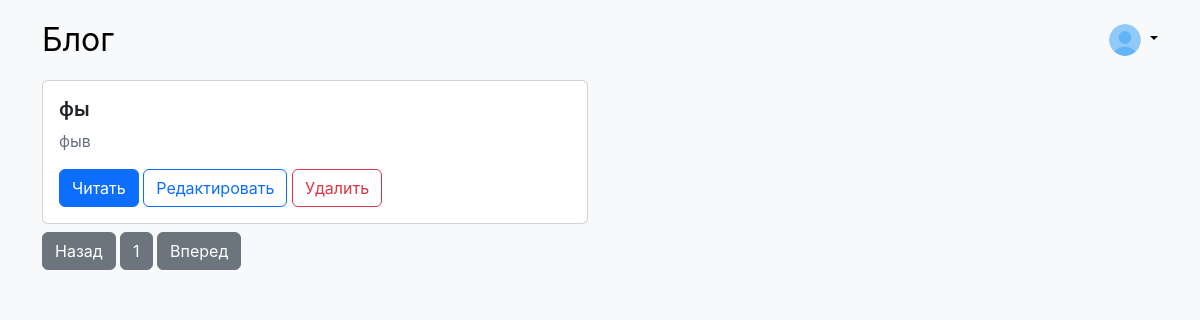
Page / (signed in) on the earlier database version.
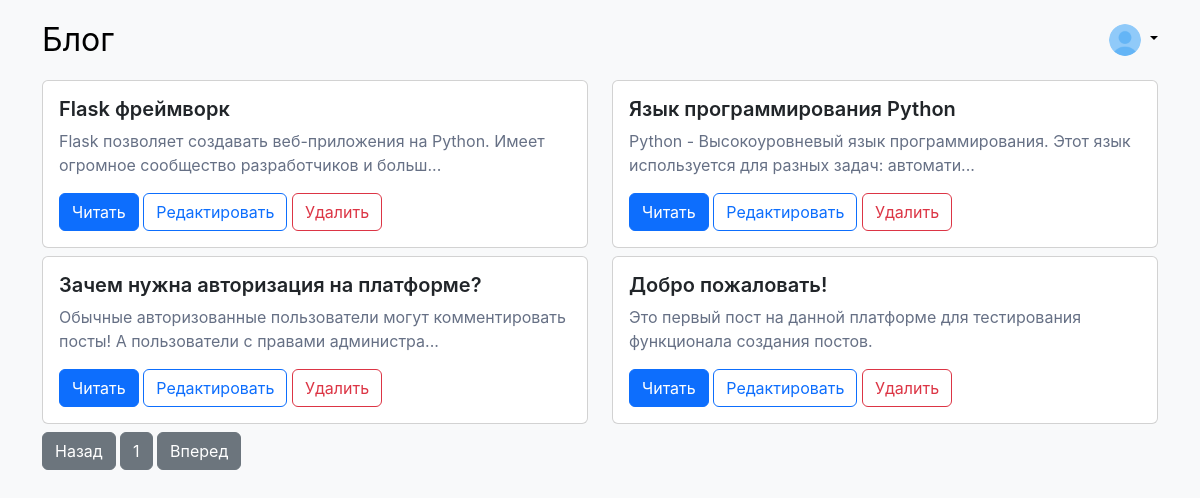
Same page on the later database version.
### tables this page shows
CREATE TABLE posts (
				id INTEGER PRIMARY KEY AUTOINCREMENT,
				title TEXT,
				content TEXT
			);

### routes.py (the view)
		@self.app.route('/')
		def index():
			pageId = 1
			posts = self.dbController.getPostsOnPage(pageId)
			numberOfpages = self.dbController.getNumberOfPages()
			return render_template(
				'index.html',
				posts = posts,
				pageId = pageId,
				numberOfpages = numberOfpages
			)

### db/ConnectionHelper.py (called while the page is built)
	def getConnection(self):
		return self.connection

	def close(self):
		self.connection.commit()
		self.connection.close()

	def __del__(self):
		self.close()

### db/DataBaseController.py (called while the page is built)
	def getPostsOnPage(self, pageId):
		return self.postModel.getPostsOnPage(pageId)

	def getNumberOfPages(self):
		return self.postModel.getNumberOfPages()

### db/PostModel.py (called while the page is built)
	def getPosts(self):
		connectionHelper = ConnectionHelper()
		connection = connectionHelper.getConnection()
		cursor = connection.cursor()
		cursor.execute("SELECT * FROM posts ORDER BY id DESC")
		ret = cursor.fetchall()
		return ret

	def getPostsOnPage(self, pageId):
		posts = self.getPosts()
		postsPerPage = 4
		startIndex = (pageId - 1) * postsPerPage
		endIndex = startIndex + postsPerPage
		return posts[startIndex:endIndex]

	def getNumberOfPages(self):
		posts = self.getPosts()
		return (len(posts) + 4 - 1) // 4

### templates/index.html (shortened to what this page needs)
{% extends 'layout.html' %}
{% block content %}
{% if posts|length > 0 %}
<div class="post-container pb-2">
	<div class="row">
	{% for post in posts %}
	<div class="col-sm-6 pb-2">
		<div class="card">
			<div class="card-body">
				<h5 class="card-title">{{ post[1] }}</h5>
				{% if post[2]|length > 100 %}
				<p class="card-text">{{ post[2][:100] }}...</p>
				{% else %}
				<p class="card-text">{{ post[2][:100] }}</p>
				{% endif %}
				<a href="/post/{{ post[0] }}" class="btn btn-primary">Читать</a>
				{% if session["role"] == "admin" %}
					<a href="./editPost/{{ post[0] }}" class="btn btn-outline-primary">Редактировать</a>
					<button type="button" onclick="setPostInformation('{{ post[1] }}', '{{ post[0] }}')" class="btn btn-outline-danger" data-bs-toggle="modal" data-bs-target="#deletePostModal">
						Удалить
					</button>
				{% endif %}
			</div>
		</div>
	</div>
	{% endfor %}
	</div>
	{% if pageId - 1 > 0 %}
	<a href="{{ url_for('explore', pageId = pageId - 1)}}" class="btn btn-primary">Назад</a>
	{% else %}
	<a class="btn btn-secondary">Назад</a>
	{% endif %}
	<a class="btn btn-secondary">{{ pageId }}</a>
	{% if numberOfpages > pageId %}
	<a href="{{ url_for('explore', pageId = pageId + 1)}}" class="btn btn-primary">Вперед</a>
	{% else %}
	<a class="btn btn-secondary">Вперед</a>
	{% endif %}
</div>
{% else %}
<div class="alert alert-info" role="alert">
Здесь пока ничего нет
</div>
{% endif %}
{% endblock %}

### templates/layout.html (shortened to what this page needs)
<!DOCTYPE html>
<html data-bs-theme="light">
<head>
	<link href="https://cdn.jsdelivr.net/npm/bootstrap@5.3.3/dist/css/bootstrap.min.css" rel="stylesheet">
	<link rel="stylesheet" type="text/css" href="{{ url_for('static', filename='styles/style.css') }}">
</head>
<body class="bg-body-tertiary">
	<div class="container">
		<header class="header py-3">
			<div class="row flex-wrap justify-content-between align-items-center">
				<div class="col-auto">
					<a href="{{ url_for('index') }}" class="blog-header-logo text-body-emphasis text-decoration-none">Блог</a>
				</div>
				<div class="col-auto d-flex justify-content-end align-items-center">
					{% if session["username"]: %}
					<div class="flex-shrink-0 dropdown">
						<a href="#" class="d-block link-body-emphasis text-decoration-none dropdown-toggle" data-bs-toggle="dropdown" aria-expanded="false">
							<img class="rounded-circle" src="{{ url_for('static', filename='image/profile.png') }}" width="32" height="32">
						</a>
					</div>
					{% else %}
					<a class="btn btn-primary" href="{{ url_for('auth') }}">Войти</a>
					{% endif %}
				</div>
			</div>
		</header>
		{% block content %}
		{% endblock %}
	</div>
</body>
</html>

### static/styles/style.css (style rules this page uses)
body { font-family: Inter,-apple-system,BlinkMacSystemFont,Segoe UI,Roboto,Helvetica,Arial,sans-serif,Apple Color Emoji,Segoe UI Emoji,Segoe UI Symbol; }
.blog-header-logo { font-size: 2.0rem; }
.card-title { font-weight: 600; }
.card-text { color: #667085; }

Differences in the rows shown:
removed posts: title "фы", content "фыв"
added posts: title "Flask фреймворк", content "Flask позволяет создавать веб-приложения на Python. Имеет огромное сообщество разработчиков и больш"
added posts: title "Язык программирования Python", content "Python - Высокоуровневый язык программирования. Этот язык используется для разных задач: автомати"
added posts: title "Зачем нужна авторизация на платформе?", content "Обычные авторизованные пользователи могут комментировать посты! А пользователи с правами администра"
added posts: title "Добро пожаловать!", content "Это первый пост на данной платформе для тестирования функционала создания постов."
